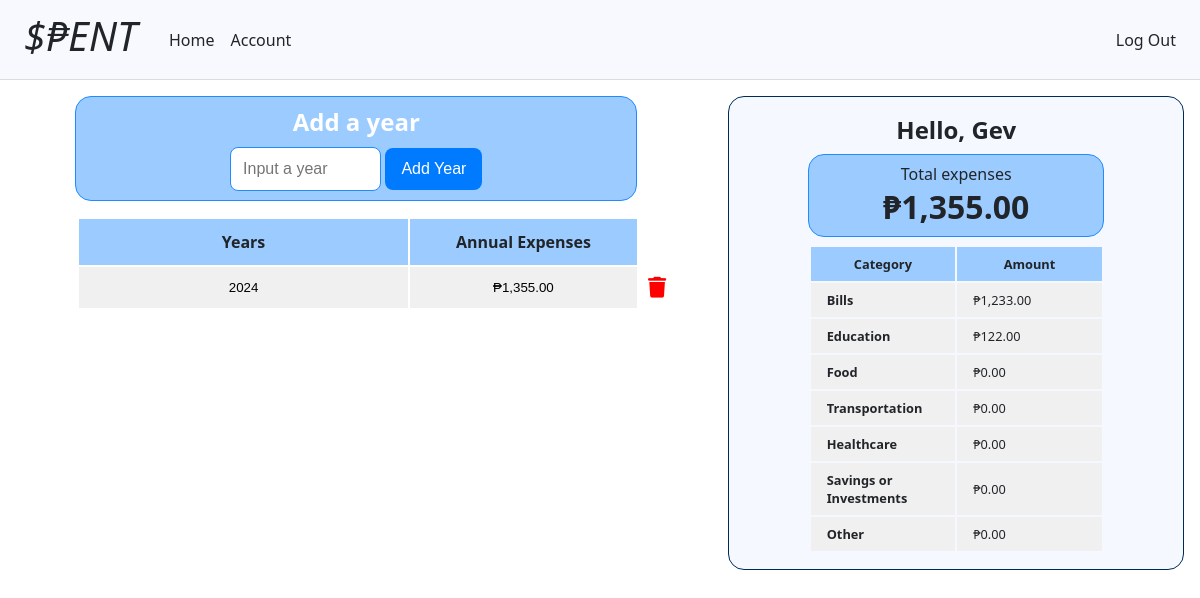
Page / (signed in) on the committed database.
### tables this page shows
CREATE TABLE years (
    id INTEGER PRIMARY KEY AUTOINCREMENT NOT NULL,
    user_id INTEGER NOT NULL,
    year NOT NULL,
    FOREIGN KEY (user_id) REFERENCES users (id)
);

CREATE TABLE users (
    id INTEGER PRIMARY KEY AUTOINCREMENT NOT NULL,
    username TEXT NOT NULL,
    pass_hash TEXT NOT NULL,
    currency TEXT
);

### app.py (the view)
@app.route("/")
@login_required
def index():
    currency = db.execute("SELECT currency FROM users WHERE id = ?", session["user_id"])
    currency = currency[0]["currency"]
    if currency not in ["usd", "php"]:
        return render_template("set-currency.html")
    years = get_years(session["user_id"])
    total_expenses= get_total_expenses(session["user_id"]) # Get total expenses
    expenses = get_expenses(session["user_id"]) # Get expenses
    return render_template("index.html", years=years, total_expenses=total_expenses, expenses=expenses)

### app.py (called while the page is built)
@app.after_request
def after_request(response):
    response.headers["Cache-Control"] = "no-cache, no-store, must-revalidate"
    response.headers["Expires"] = 0
    response.headers["Pragma"] = "no-cache"
    return response

### helpers.py (called while the page is built)
def format_currency(value):
    currency = db.execute("SELECT currency FROM users WHERE id = ?", session["user_id"])
    currency = currency[0]["currency"]
    if currency == "usd":
        return f"${value:,.2f}"
    elif currency == "php":
        return f"₱{value:,.2f}"

def login_required(f):
    @wraps(f)
    def decorated_function(*args, **kwargs):
        if session.get("user_id") is None:
            return redirect("/login")
        return f(*args, **kwargs)
    return decorated_function

### queries.py (called while the page is built)
def get_years(user_id):
    return db.execute("""SELECT years.id AS id, years.year AS year, SUM(spent.amount) AS expenses
                                FROM years
                                LEFT JOIN months ON months.year_id = years.id
                                LEFT JOIN days ON days.month_id = months.id
                                LEFT JOIN spent ON spent.day_id = days.id
                                WHERE years.user_id = :user_id
                                GROUP BY years.year
                                ORDER BY years.year DESC
                                """, user_id=user_id) # Idea by chatGPT (LEFT JOIN)

def get_total_expenses(user_id):
    total_expenses = db.execute("""SELECT SUM(spent.amount) AS total_expenses
                            FROM spent
                            JOIN days ON days.id = spent.day_id
                            JOIN months ON months.id = days.month_id
                            JOIN years ON years.id = months.year_id
                            WHERE years.user_id = :user_id
                            """, user_id=user_id)
    total_expenses = 0 if total_expenses[0]["total_expenses"] == None else total_expenses[0]["total_expenses"]
    return total_expenses

### templates/index.html (shortened to what this page needs)
{% extends "layout.html" %}
{% block main %}
    <div class="parent-div">
        <div class="main-content">
            <div class="main-form">
                <h2>Add a year</h2>
                <form action="/add_year" method="post">
                    <div class="form-input">
                        <input name="year" placeholder="Input a year" type="number" autocomplete="off" autofocus>
                        <button class="form-button" type="submit">Add Year</button>
                    </div>
                </form>
            </div>
            <div class="table-container">
                <table>
                    <thead>
                        <tr>
                            <th>Years</th>
                            <th>Annual Expenses</th>
                            <th></th>
                        </tr>
                    </thead>
                    <tbody>
                    {% if not years %}
                        <tr>
                            <td><button>Add a year to display</button></td>
                            <td><button>some amount</button></td>
                            <td></td>
                        </tr>
                    {% else %}
                        {% for year in years %}
                            <tr>
                                <td>
                                    <form action="/months" method="get">
                                        <button type="submit">{{ year.year }}</button>
                                </td>
                                <td>
                                    {% if not year.expenses %}
                                        <form action="/months" method="get">
                                            <input name="year" value="{{ year.year }}" type="hidden">
                                            <button type="submit">{{ 0 | format_currency }}</button>
                                        </form>
                                    {% else %}
                                        <form action="/months" method="get">
                                            <button type="submit">{{ year.expenses | format_currency }}</button>
                                        </form>
                                    {% endif %}
                                </td>
                                <td>
                                    <form action="/delete_year" method="post">
                                        <button class="icon-container" type="submit"><i class="fa-solid fa-trash"></i></button>
                                    </form>
                                </td>
                            </tr>
                        {%  endfor %}
                    {% endif %}
                    </tbody>
                </table>
            </div>
        </div>
        {% include "sidebar.html" %}
    </div>
{% endblock %}

### templates/layout.html (shortened to what this page needs)
<!DOCTYPE html>
<html lang="en">
    <head>
        <link href="/static/styles.css" rel="stylesheet">
    </head>
    <body>
        <nav class="navbar-container">
            <div class="navbar">
                <i><a class="nav-link logo" href="/">$₱ENT</a></i>
                <div class="navbar-items-container">
                    {% if session["user_id"] %}
                        <ul class="navbar-items">
                            <li><a class="nav-link" href="/">Home</a></li>
                            <li><a class="nav-link" href="/account">Account</a></li>
                        </ul>
                        <ul class="navbar-items pos-right">
                            <li><a class="nav-link" href="/logout">Log Out</a></li>
                        </ul>
                    {% else %}
                        <ul class="navbar-items pos-right">
                            <li><a class="nav-link" href="/register">Register</a></li>
                            <li><a class="nav-link" href="/login">Log In</a></li>
                        </ul>
                    {% endif %}
                </div>
            </div>
        </nav>
        <main class="container">
            {% block main %}{% endblock%}
        </main>
    </body>
</html>

### templates/sidebar.html
<div class="sidebar">
    <div class="display">
        <div><h2>Hello, {{ session["username"] }}</h2></div>
        <div class="total-expenses">
            <p>Total expenses</p>
            <h1>{{ total_expenses | format_currency}}</h1>
        </div>
        <table>
            <thead>
                <tr>
                    <th>Category</th>
                    <th>Amount</th>
                </tr>
            </thead>
            <tbody>
                {% for expense in expenses %}
                    <tr>
                        <td><b>{{ expense["name"] }}</b></td>
                        <td>{{ expense["amount"] | format_currency }}</td>
                    </tr>
                {% endfor %}
            </tbody>
        </table>
    </div>
</div>

### static/styles.css (style rules this page uses)
body { margin: 0; font-family: system-ui, -apple-system, BlinkMacSystemFont, 'Segoe UI', Roboto, Oxygen, Ubuntu, Cantarell, 'Open Sans', 'Helvetica Neue', sans-serif; font-size: 1rem; color: #212529; text-align: left; width: 100%; }
.container { width: 100%; margin-left: auto; margin-right: auto; text-align: center; }
.navbar-container { width: 100%; background-color: #f7f9ff; border-bottom: 0.1rem solid #dddcdc; }
.navbar { display: flex; justify-content: space-between; align-items: center; }
.logo { font-size: 2.5rem; margin-left: 1rem; margin-right: 1rem; margin-bottom: 0.5rem; white-space: nowrap; }
.navbar-items-container { display: flex; align-items: center; width: 100%; }
.navbar-items { list-style-type: none; display: flex; margin: 0; padding: 0; }
.pos-right { margin-left: auto; margin-right: 1rem; }
.nav-link { text-decoration: none; display: block; padding: 0.5rem; }
a { color: #212529; }
.form-input { display: block; }
.form-input input { font-size: 1rem; width: 12.5%; padding: 0.75rem; margin: 0.05rem 0; border: 1px solid #ccc; border-radius: 0.5rem; transition: box-shadow 0.3s ease; }
.form-button { font-size: 1rem; color: #fff; text-align: center; padding: 0.75rem 1rem; border-width: 0; border-radius: 0.5rem; background-color: #007bff; transition: background-color 0.3s ease; }
.parent-div { display: flex; margin-top: 1rem; }
.main-content { width: 60%; margin: 0rem 1rem; }
.sidebar { background-color: #f5f9ff; width: 40%; margin: 0rem 1rem; border: 1px solid #002a57; border-radius: 1rem; }
.display { padding: 1rem; }
.display h2, .display h1, .display p { padding: 0; margin: 0; }
.display table { background-color: transparent; margin: 0 auto; height: auto; width: 70%; }
.display table th, .display table td { font-size: 0.8rem; vertical-align: middle; padding: 0.5rem; }
.display table td { padding-left: 1rem; text-align: left; }
.display table th:nth-child(1) { width: 50%; }
.display table th:nth-child(2) { width: 50%; }
.total-expenses { width: 66%; padding: 0.5rem; margin: 0.5rem auto; background-color: #9bcbff; border: 1px solid #208cff; border-radius: 1rem; }
.main-form { color: white; background-color: #9bcbff; border: 1px solid #208cff; border-radius: 1rem; margin: 0 auto; margin-bottom: 1rem; padding: 0.5rem; width: 80%; }
.main-form h2 { padding: 0; padding-bottom: 0.5rem; margin: 0; }
.main-form input { border: 1px solid #208cff; width: 23%; transition: box-shadow 0.3s ease; }
table { background-color: transparent; margin-left: 9%; width: 89%; }
table th:nth-child(1) { width: 55%; }
table th:nth-child(2) { width: 38%; }
table th:nth-child(3) { background-color: white; width: 7%; }
table th, table td { font-size: 1rem; vertical-align: middle; }
table th { padding: 0.75rem; }
table td { background-color: #f1f0f0; transition: background-color 0.3s ease; }
table td:nth-child(3) { background-color: transparent; }
table thead tr { background-color: #9bcbff; }
table td button { border: none; background-color: transparent; width: 100%; margin: none; display: block; padding: 0.75rem; }
.icon-container { padding: 0; margin: 0; text-align: left; }
.fa-trash { color: #ff0000; margin-left: 0.5rem; font-size: 1.3rem; transition: color 0.3s ease; }

### rows in the picture
years: year "2024", expenses "₱1,355.00"
users: username "Gev"

### other values in the picture
{{ total_expenses | format_currency }} "₱1,355.00"
{{ expense["name"] }} "Bills" "Education" "Food" "Transportation" "Healthcare" "Savings or Investments" "Other"
{{ expense["amount"] | format_currency }} "₱1,233.00" "₱122.00" "₱0.00" "₱0.00" "₱0.00" "₱0.00" "₱0.00"
